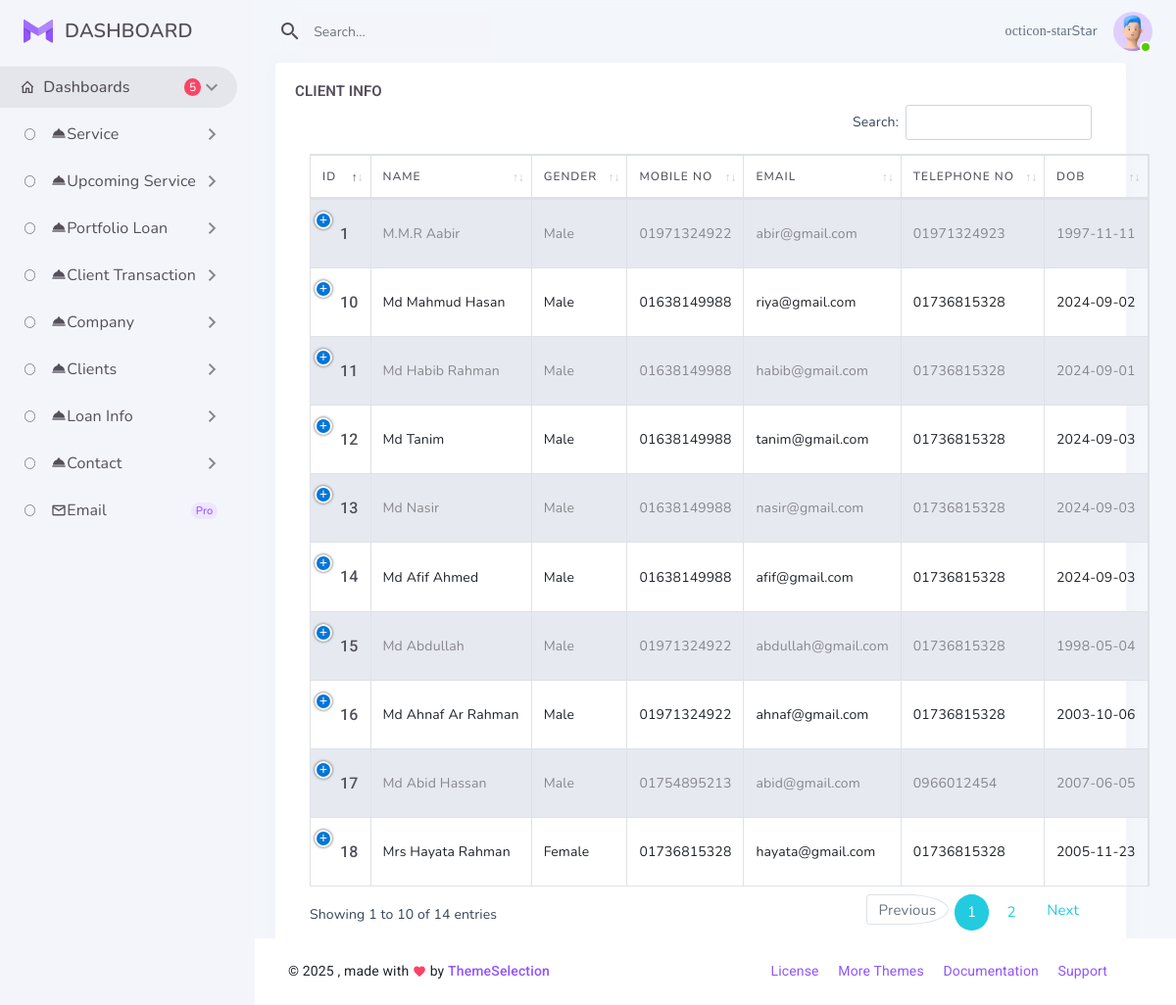
Screenshot of /Admin/clients_info.php (signed in) with the database file from the repository.
### tables this page shows
CREATE TABLE `application_form_info` (
  `id` int(11) NOT NULL,
  `name` varchar(50) NOT NULL,
  `gender` varchar(20) NOT NULL,
  `mobile_no` varchar(17) NOT NULL,
  `email` varchar(50) NOT NULL,
  `telephone_no` varchar(30) NOT NULL,
  `dob` date NOT NULL,
  `client_id` varchar(30) NOT NULL,
  `citizen_number` varchar(30) NOT NULL,
  `address` varchar(300) NOT NULL,
  `country` varchar(30) NOT NULL,
  `state` varchar(30) NOT NULL,
  `city` varchar(30) NOT NULL,
  `post_code` varchar(50) NOT NULL,
  `area` varchar(100) NOT NULL,
  `nominee` varchar(50) NOT NULL,
  `nominee_number` varchar(17) NOT NULL,
  `account_type` varchar(20) NOT NULL
);

### Admin/clients_table.php (the view, shortened to what this page needs)
<?php
include_once("hakiconfig.php");
$t = $Haki->query("SELECT * FROM application_form_info");
?>
<div class="row">
  <div class="col-12">
    <div class="card">
      <div class="card-body">
        <h4 class="mt-0 header-title">Client Info</h4>
        <table id="datatable-buttons" class="table table-striped table-bordered dt-responsive nowrap" style="border-collapse: collapse; border-spacing: 0; width: 100%;">
          <thead>
          <tr>
                            <th class="text-truncate">ID</th>
                            <th class="text-truncate">Name</th>
                            <th class="text-truncate">Gender</th>
                            <th class="text-truncate">Mobile No</th>
                            <th class="text-truncate">Email</th>
                            <th class="text-truncate">Telephone No</th>
                            <th class="text-truncate">DOB</th>
                          </tr>
          </thead>
          <tbody>
          <?php while($h = $t->fetch_assoc()){?>
<tr>
  <td>
        <h6 > <?php echo $h['id'] ?> </h6>
  </td>
  <td class="text-truncate"><?php echo $h['name'] ?></td>
  <td class="text-truncate"><?php echo $h['gender'] ?> </td>
  <td class="text-truncate"><?php echo $h['mobile_no'] ?> </td>
  <td class="text-truncate"><?php echo $h['email'] ?> </td>
  <td class="text-truncate"><?php echo $h['telephone_no'] ?> </td>
  <td class="text-truncate"><?php echo $h['dob'] ?> </td>
  <td> <a onclick ="return confirm('Are you sure to delete')" href="clients_delete.php?nid=<?php echo $h['id'] ?>"><div class="button-items"><button type="button" class="btn btn-danger waves-effect waves-light">Delete</a>
       <a href="clients_edit.php?nid=<?php echo $h['id'] ?>"><button type="button" class="btn btn-dark waves-effect waves-light">Edit</a></i></a> </div></td>
</tr>
<?php  } ?>

### Admin/clients_info.php (shortened to what this page needs)
<!DOCTYPE html>
<html
  lang="en"
  class="light-style layout-menu-fixed layout-compact"
  dir="ltr"
  data-theme="theme-default"
  data-assets-path="assets/"
  data-template="vertical-menu-template-free">
  <head>
    <link rel="stylesheet" href="assets/vendor/fonts/materialdesignicons.css" />
    <link rel="stylesheet" href="assets/vendor/libs/node-waves/node-waves.css" />
    <link rel="stylesheet" href="assets/vendor/css/core.css" class="template-customizer-core-css" />
    <link rel="stylesheet" href="assets/vendor/css/theme-default.css" class="template-customizer-theme-css" />
    <link rel="stylesheet" href="assets/css/demo.css" />
    <link rel="stylesheet" href="assets/vendor/libs/perfect-scrollbar/perfect-scrollbar.css" />
    <link rel="stylesheet" href="assets/vendor/libs/apex-charts/apex-charts.css" />
    <link href="plugins/bootstrap-datepicker/css/bootstrap-datepicker.min.css" rel="stylesheet">
    <link href="plugins/datatables/dataTables.bootstrap4.min.css" rel="stylesheet" type="text/css" />
    <link href="plugins/datatables/buttons.bootstrap4.min.css" rel="stylesheet" type="text/css" />
    <link href="plugins/datatables/responsive.bootstrap4.min.css" rel="stylesheet" type="text/css" />
    <link href="ass/css/bootstrap.min.css" rel="stylesheet" type="text/css">
    <link href="ass/css/metismenu.min.css" rel="stylesheet" type="text/css">
    <link href="ass/css/icons.css" rel="stylesheet" type="text/css">
    <link href="ass/css/style.css" rel="stylesheet" type="text/css">
  </head>
  <body>
    <div class="layout-wrapper layout-content-navbar">
      <div class="layout-container">
        <?php include_once("partials/left_navbar.php") ?>
        <div class="layout-page">
          <nav
            class="layout-navbar container-xxl navbar navbar-expand-xl navbar-detached align-items-center bg-navbar-theme"
            id="layout-navbar">
            <?php include_once("partials/header_search.php") ?>
          </nav>
          <div class="content-wrapper">
            <div class="container-xxl flex-grow-1 container-p-y">
              <div class="row gy-4">
                <?php include_once("clients_table.php") ?>
             <?php include_once("partials/footer.php") ?>
  </body>
</html>

### Admin/partials/left_navbar.php (shortened to what this page needs)
<aside id="layout-menu" class="layout-menu menu-vertical menu bg-menu-theme">
          <div class="app-brand demo">
            <a href="admin_dashboard.php" class="app-brand-link">
              <span class="app-brand-logo demo me-1">
                <span style="color: var(--bs-primary)">
                </span>
              </span>
              <span class="app-brand-text demo menu-text fw-semibold ms-2">Dashboard</span>
            </a>
          </div>
          <div>
          <ul class="menu-inner py-1">
            <li class="menu-item active open">
              <a href="javascript:void(0);" class="menu-link menu-toggle">
                <i class="menu-icon tf-icons mdi mdi-home-outline"></i>
                <div data-i18n="Dashboards">Dashboards</div>
                <div class="badge bg-danger rounded-pill ms-auto">5</div>
              </a>
              <ul class="menu-sub">
                <li class="menu-item">
              <a href="javascript:void(0);" class="menu-link menu-toggle">
                <i class="mdi mdi-room-service"></i>
                <div data-i18n="Layouts">Service</div>
              </a>
            </li>
            <li class="menu-item">
              <a href="javascript:void(0);" class="menu-link menu-toggle">
                <i class="mdi mdi-room-service"></i>
                <div data-i18n="Layouts">Upcoming Service</div>
              </a>
            </li>
                <li class="menu-item">
              <a href="javascript:void(0);" class="menu-link menu-toggle">
                <i class="mdi mdi-room-service"></i>
                <div data-i18n="Layouts">Portfolio Loan</div>
              </a>
            </li>
            <li class="menu-item">
              <a href="javascript:void(0);" class="menu-link menu-toggle">
                <i class="mdi mdi-room-service"></i>
                <div data-i18n="Layouts">Client Transaction</div>
              </a>
            </li>
            <li class="menu-item">
              <a href="javascript:void(0);" class="menu-link menu-toggle">
                <i class="mdi mdi-room-service"></i>
                <div data-i18n="Layouts">Company</div>
              </a>
            </li>
            <li class="menu-item">
              <a href="javascript:void(0);" class="menu-link menu-toggle">
                <i class="mdi mdi-room-service"></i>
                <div data-i18n="Layouts">Clients</div>
              </a>
            </li>
            <li class="menu-item">
              <a href="javascript:void(0);" class="menu-link menu-toggle">
                <i class="mdi mdi-room-service"></i>
                <div data-i18n="Layouts">Loan Info</div>
              </a>
            </li>
            <li class="menu-item">
              <a href="javascript:void(0);" class="menu-link menu-toggle">
                <i class="mdi mdi-room-service"></i>
                <div data-i18n="Layouts">Contact</div>
              </a>
            </li>
            <li class="menu-item">
              <a
                href="https://demos.themeselection.com/materio-bootstrap-html-admin-template/html/vertical-menu-template/app-email.html"
                target="_blank"
                class="menu-link">
                <i class="menu-icon tf-icons mdi mdi-email-outline"></i>
                <div data-i18n="Email">Email</div>
                <div class="badge bg-label-primary fs-tiny rounded-pill ms-auto">Pro</div>
              </a>
            </li>
          </ul>
          </div>
        </aside>

### Admin/partials/header_search.php (shortened to what this page needs)
<div class="navbar-nav-right d-flex align-items-center" id="navbar-collapse">
              <div class="navbar-nav align-items-center">
                <div class="nav-item d-flex align-items-center">
                  <i class="mdi mdi-magnify mdi-24px lh-0"></i>
                  <input
                    type="text"
                    class="form-control border-0 shadow-none bg-body"
                    placeholder="Search..."
                    aria-label="Search..." />
                </div>
              </div>
              <ul class="navbar-nav flex-row align-items-center ms-auto">
                <li class="nav-item lh-1 me-3">
                  <a
                    class="github-button"
                    href="https://github.com/themeselection/materio-bootstrap-html-admin-template-free"
                    data-icon="octicon-star"
                    data-size="large"
                    data-show-count="true"
                    aria-label="Star themeselection/materio-bootstrap-html-admin-template-free on GitHub"
                    >Star</a
                  >
                </li>
                <li class="nav-item navbar-dropdown dropdown-user dropdown">
                  <a
                    class="nav-link dropdown-toggle hide-arrow p-0"
                    href="javascript:void(0);"
                    data-bs-toggle="dropdown">
                    <div class="avatar avatar-online">
                      <img src="assets/img/avatars/1.png" alt class="w-px-40 h-auto rounded-circle" />
                    </div>
                  </a>
                </li>
              </ul>
            </div>

### Admin/partials/footer.php (shortened to what this page needs)
<footer class="content-footer footer bg-footer-theme">
              <div class="container-xxl">
                <div
                  class="footer-container d-flex align-items-center justify-content-between py-1 flex-md-row flex-column">
                  <div class="text-body mb-2 mb-md-0">
                    ©
                    , made with <span class="text-danger"><i class="tf-icons mdi mdi-heart"></i></span> by
                    <a href="https://themeselection.com" target="_blank" class="footer-link fw-medium"
                      >ThemeSelection</a
                    >
                  </div>
                  <div class="d-none d-lg-inline-block">
                    <a href="https://themeselection.com/license/" class="footer-link me-3" target="_blank">License</a>
                    <a href="https://themeselection.com/" target="_blank" class="footer-link me-3">More Themes</a>
                    <a
                      href="https://demos.themeselection.com/materio-bootstrap-html-admin-template/documentation/"
                      target="_blank"
                      class="footer-link me-3"
                      >Documentation</a
                    >
                    <a
                      href="https://github.com/themeselection/materio-bootstrap-html-admin-template-free/issues"
                      target="_blank"
                      class="footer-link me-3"
                      >Support</a
                    >
                  </div>
                </div>
              </div>
            </footer>

### Admin/assets/css/demo.css (style rules this page uses)
.menu .app-brand.demo { height: 64px; }
.app-brand-logo.demo svg { width: 30px; height: 24px; }
.app-brand-text.demo { font-size: 1.25rem; }

### Admin/ass/css/style.css (style rules this page uses)
body { background-repeat: repeat; background: #f3f6fb; font-family: "Nunito", sans-serif; color: #354558; font-size: 14px; }
html { overflow-x: hidden; position: relative; min-height: 100%; }
h1, h2, h3, h4, h5, h6 { margin: 10px 0; font-family: "Roboto", sans-serif; }
svg { max-width: 100%; }
* { outline: none !important; }
a { color: #616f80; }
.bg-danger { background-color: #fb4365 !important; }
.text-danger { color: #fb4365 !important; }
.badge { font-weight: 500; }
.header-title { font-size: 15px; text-transform: uppercase; font-weight: 600; margin-bottom: 5px; }
.footer { bottom: 0; text-align: center !important; padding: 19px 30px 20px; position: absolute; background-color: #ffffff; right: 0; left: 240px; font-family: "Roboto", sans-serif; }
.card { border: none; -webkit-box-shadow: 0px 0px 13px 0px rgba(236, 236, 241, 0.44); box-shadow: 0px 0px 13px 0px rgba(236, 236, 241, 0.44); margin-bottom: 30px; }
.form-control { font-size: 14px; }
.table { margin-bottom: 10px; }
.table > tbody > tr > td, .table > tfoot > tr > td, .table > thead > tr > td { padding: 15px 12px; }
.table-hover tbody tr:hover, .table-striped tbody tr:nth-of-type(odd), .thead-default th { background-color: #eff4fa; }
.table td, .table th { vertical-align: middle; }

### rows the page displays
application_form_info: id "1", name "M.M.R Aabir", gender "Male", mobile_no "01971324922", email "abir@gmail.com", telephone_no "01971324923", dob "1997-11-11"
application_form_info: id "10", name "Md Mahmud Hasan", gender "Male", mobile_no "01638149988", email "riya@gmail.com", telephone_no "01736815328", dob "2024-09-02"
application_form_info: id "11", name "Md Habib Rahman", gender "Male", mobile_no "01638149988", email "habib@gmail.com", telephone_no "01736815328", dob "2024-09-01"
application_form_info: id "12", name "Md Tanim", gender "Male", mobile_no "01638149988", email "tanim@gmail.com", telephone_no "01736815328", dob "2024-09-03"
application_form_info: id "13", name "Md Nasir", gender "Male", mobile_no "01638149988", email "nasir@gmail.com", telephone_no "01736815328", dob "2024-09-03"
application_form_info: id "14", name "Md Afif Ahmed", gender "Male", mobile_no "01638149988", email "afif@gmail.com", telephone_no "01736815328", dob "2024-09-03"
application_form_info: id "15", name "Md Abdullah", gender "Male", mobile_no "01971324922", email "abdullah@gmail.com", telephone_no "01736815328", dob "1998-05-04"
application_form_info: id "16", name "Md Ahnaf Ar Rahman", gender "Male", mobile_no "01971324922", email "ahnaf@gmail.com", telephone_no "01736815328", dob "2003-10-06"
application_form_info: id "17", name "Md Abid Hassan", gender "Male", mobile_no "01754895213", email "abid@gmail.com", telephone_no "0966012454", dob "2007-06-05"
application_form_info: id "18", name "Mrs Hayata Rahman", gender "Female", mobile_no "01736815328", email "hayata@gmail.com", telephone_no "01736815328", dob "2005-11-23"
